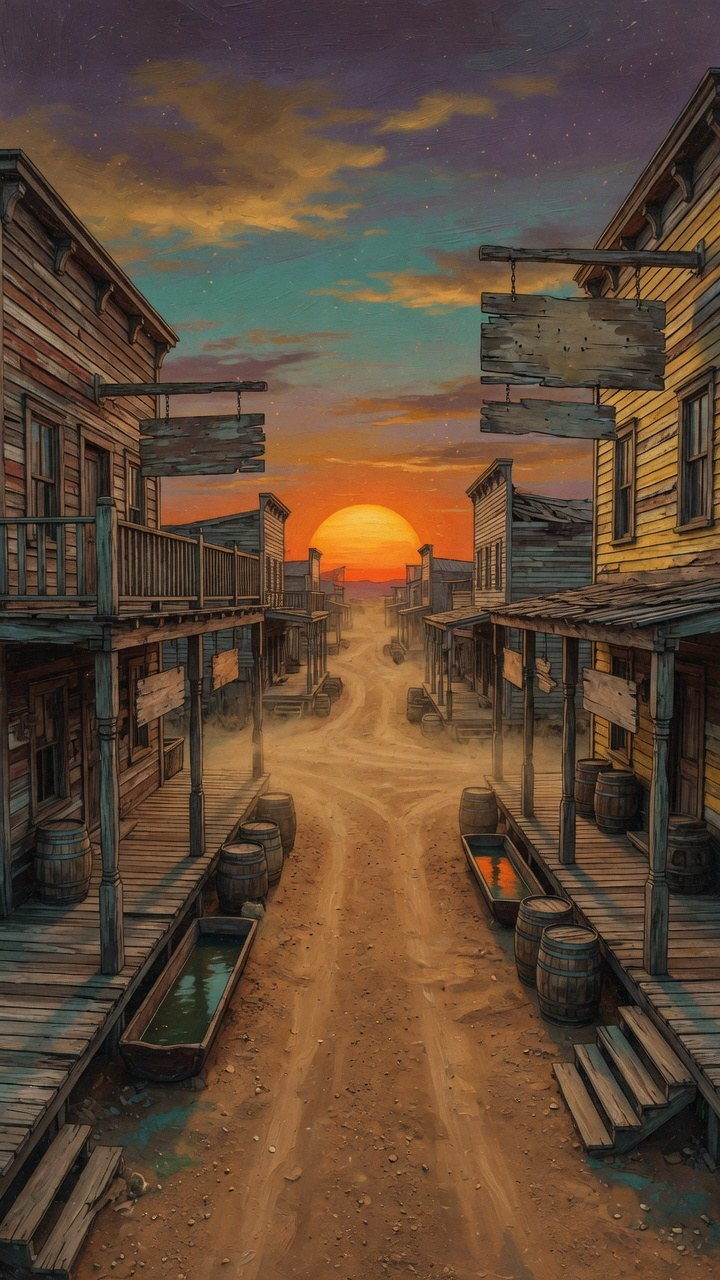
#> input picture assets/art/bg-street.jpg, 720 x 1280 px
$ python make_feature_graphic.py
#> lines starting #> are read from the running program, lines starting #| are printed output that depends on the picture
#!/usr/bin/env python3
"""1024x500 Play feature graphic from the street plate and skillet icon."""
from __future__ import annotations

from pathlib import Path

from PIL import Image, ImageDraw, ImageEnhance, ImageFilter, ImageFont

ROOT = Path(__file__).resolve().parents[1]
PLAY = ROOT / "PlayStore_Assets"
BG = ROOT / "assets" / "art" / "bg-street.jpg"
ICON = ROOT / "assets" / "icons" / "icon-512.png"
OUT = PLAY / "Feature_Graphic_1024x500.png"


def font(size: int) -> ImageFont.FreeTypeFont | ImageFont.ImageFont:
    for path in (
        "/System/Library/Fonts/Supplemental/Copperplate.ttc",
        "/System/Library/Fonts/Supplemental/Didot.ttc",
        "/Library/Fonts/Georgia.ttf",
        "/System/Library/Fonts/Supplemental/Georgia.ttf",
    ):
        p = Path(path)
        if p.exists():
            try:
                return ImageFont.truetype(str(p), size)
            except OSError:
                continue
    return ImageFont.load_default()


def main() -> None:
    PLAY.mkdir(parents=True, exist_ok=True)
    street = Image.open(BG).convert("RGB")
#> street is the input picture: PIL image 720x1280 RGB; mean R, G, B 95.9, 73.3, 55
    # Street is 720x1280 portrait; take a wide sunset band and scale to 1024x500.
    w, h = street.size
#> w = 720; h = 1280
    band = street.crop((0, int(h * 0.18), w, int(h * 0.52)))
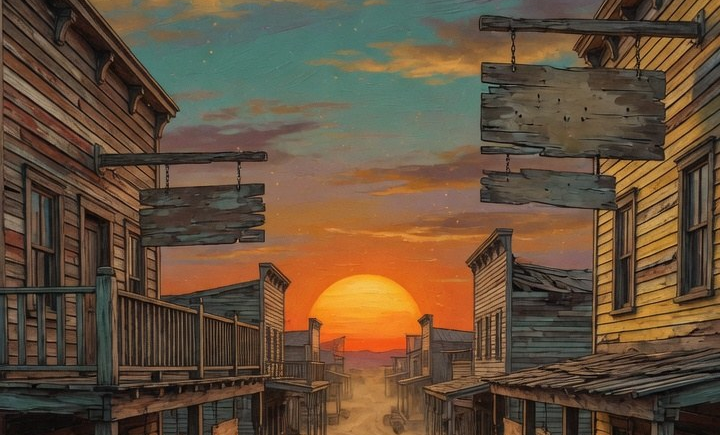
#> band: PIL image 720x435 RGB; mean R, G, B 101, 80.1, 59
    canvas = band.resize((1024, 500), Image.Resampling.LANCZOS)
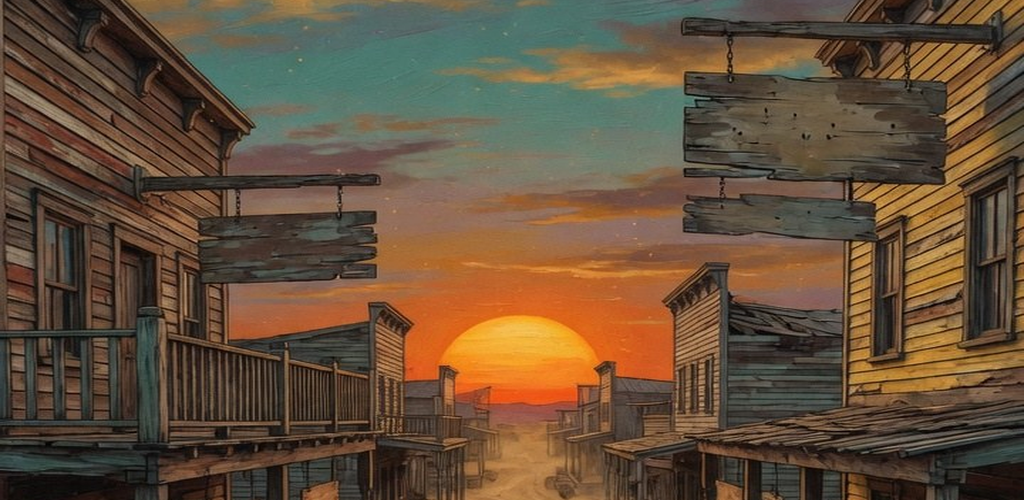
#> canvas: PIL image 1024x500 RGB; mean R, G, B 101, 80.1, 59.1
    canvas = ImageEnhance.Color(canvas).enhance(1.15)
    canvas = ImageEnhance.Contrast(canvas).enhance(1.08)
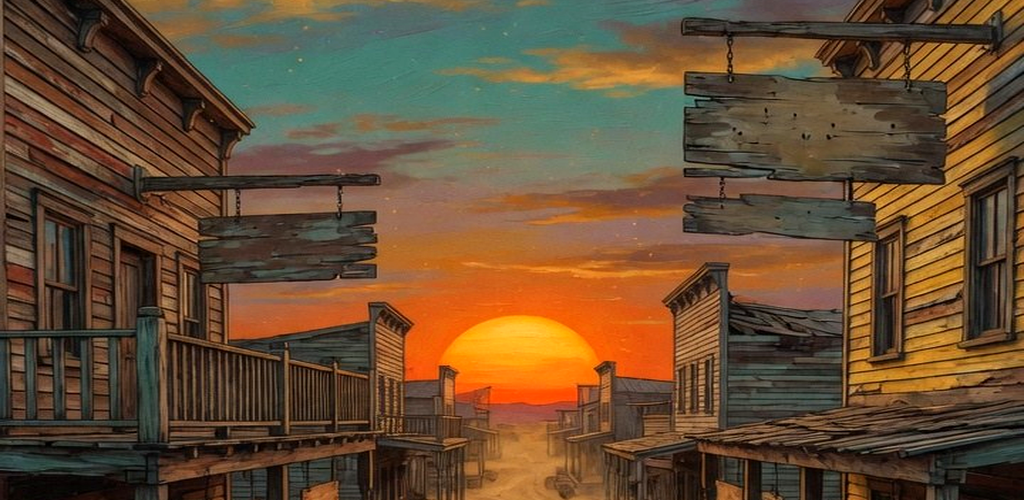
#> canvas: PIL image 1024x500 RGB; mean R, G, B 104, 78.3, 52.3

    overlay = Image.new("RGB", (1024, 500), (16, 10, 7))
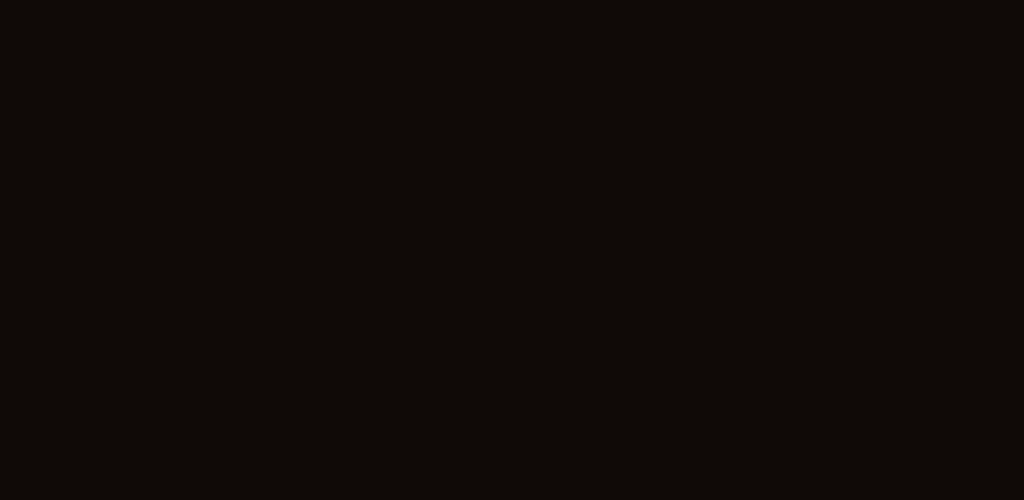
#> overlay: PIL image 1024x500 RGB; mean R, G, B 16, 10, 7
    canvas = Image.blend(canvas, overlay, 0.28)
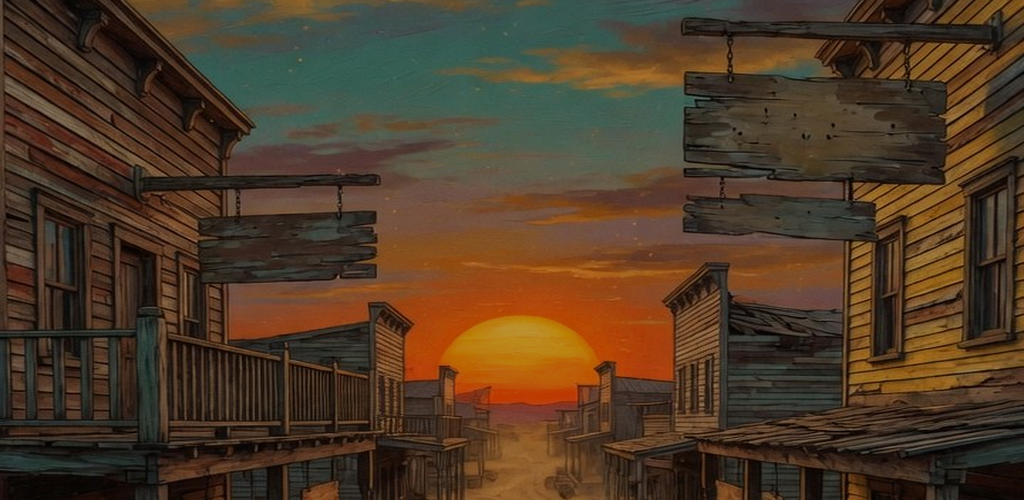
#> canvas: PIL image 1024x500 RGB; mean R, G, B 78.9, 58.7, 39.1
    shade = Image.new("L", (1024, 500), 0)
#> shade: PIL image 1024x500 L; every value is 0
    sd = ImageDraw.Draw(shade)
    for x in range(1024):
        a = int(180 * max(0, (x - 420) / 600))
        sd.line([(x, 0), (x, 500)], fill=min(200, a))
    canvas.paste(Image.new("RGB", (1024, 500), (16, 10, 7)), mask=shade)
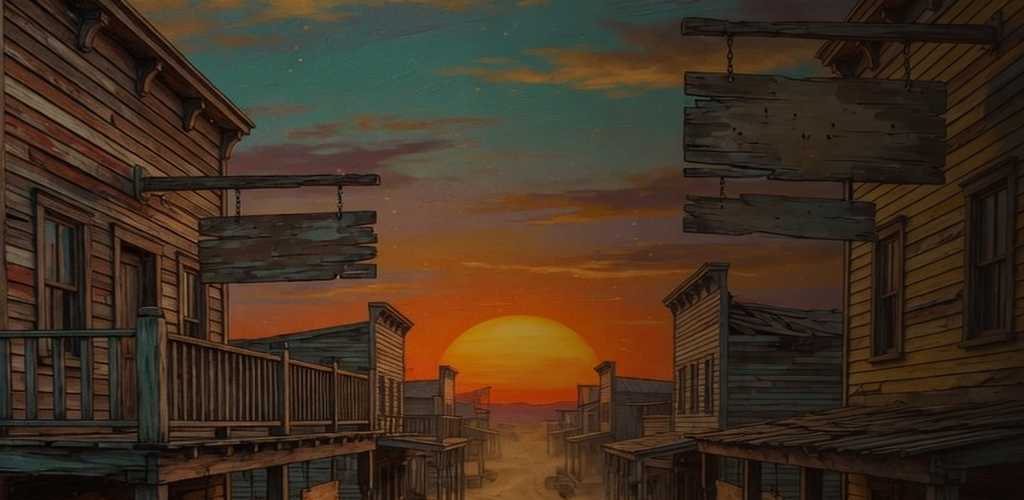
#> canvas: PIL image 1024x500 RGB; mean R, G, B 65.8, 48.7, 33

#> (the run stopped early here; a loop or call above may not have finished)

$ run again, with assets/art/bg-canyon.jpg copied over assets/art/bg-street.jpg
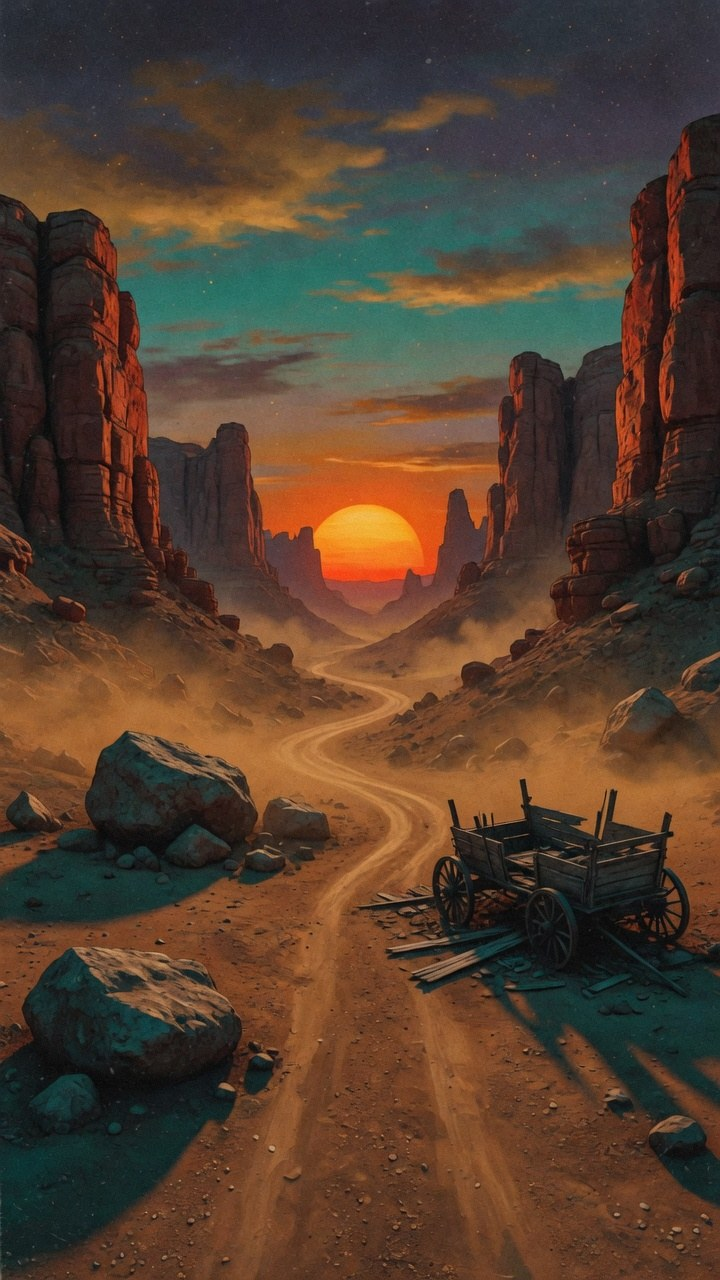
#> input picture assets/art/bg-canyon.jpg, 720 x 1280 px
#> in main, street is the input picture: PIL image 720x1280 RGB; mean R, G, B 84.7, 63, 47.2
#> in main, `band = street.crop((0, int(h * 0.18), w, int(h * 0.52)))`:
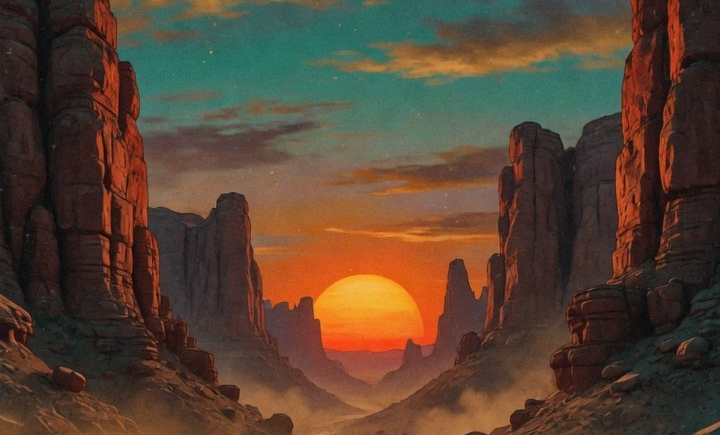
#> band: PIL image 720x435 RGB; mean R, G, B 88, 66.8, 51
#> shade: PIL image 1024x500 L; every value is 0
#> in main, `canvas.paste(Image.new("RGB", (1024, 500), (16, 10, 7)), mask=shade)`:
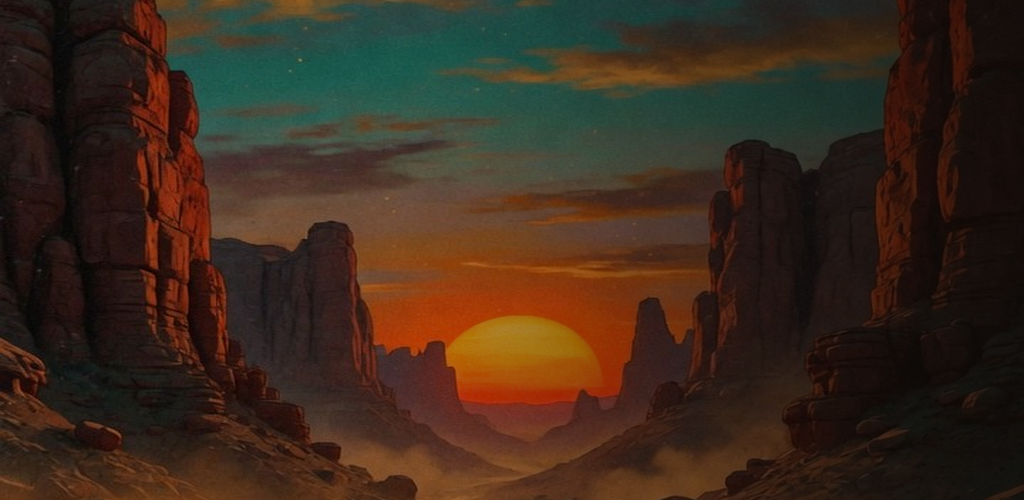
#> canvas: PIL image 1024x500 RGB; mean R, G, B 59.9, 42.3, 29.2

$ run again, with assets/art/bg-gallows.jpg copied over assets/art/bg-street.jpg
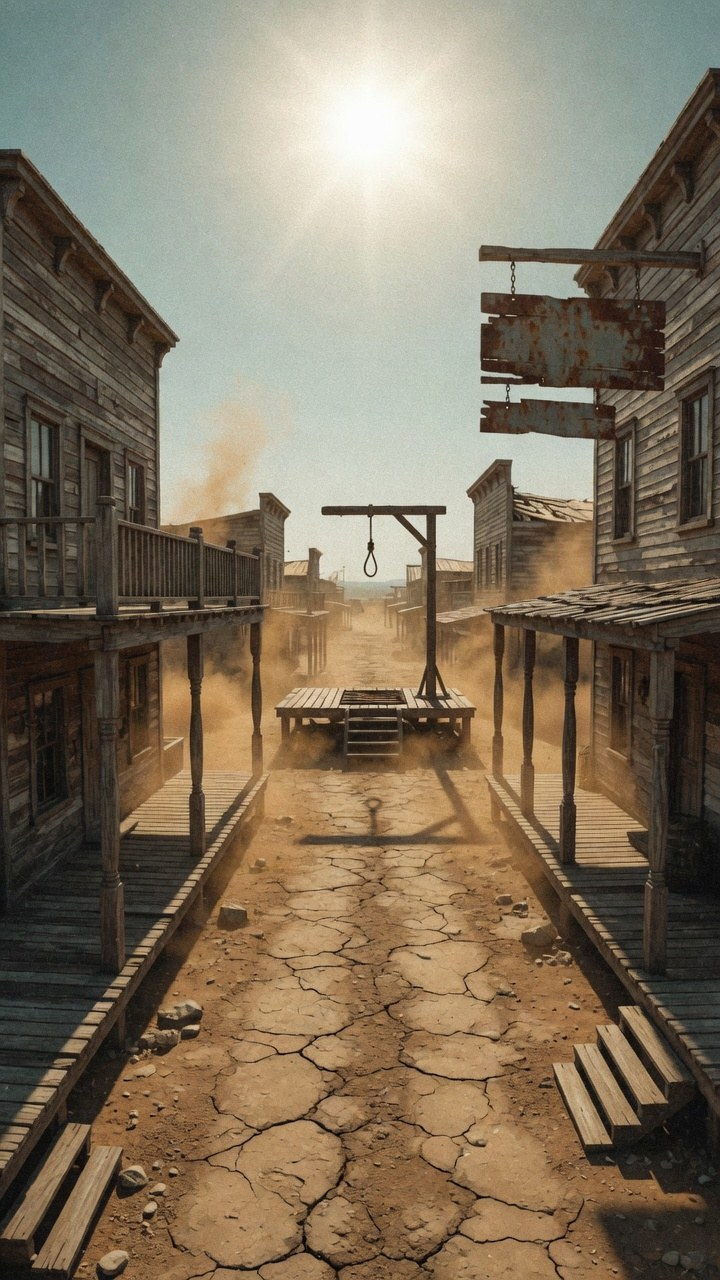
#> input picture assets/art/bg-gallows.jpg, 720 x 1280 px
#> in main, street is the input picture: PIL image 720x1280 RGB; mean R, G, B 128.8, 115.3, 95
#> in main, `band = street.crop((0, int(h * 0.18), w, int(h * 0.52)))`:
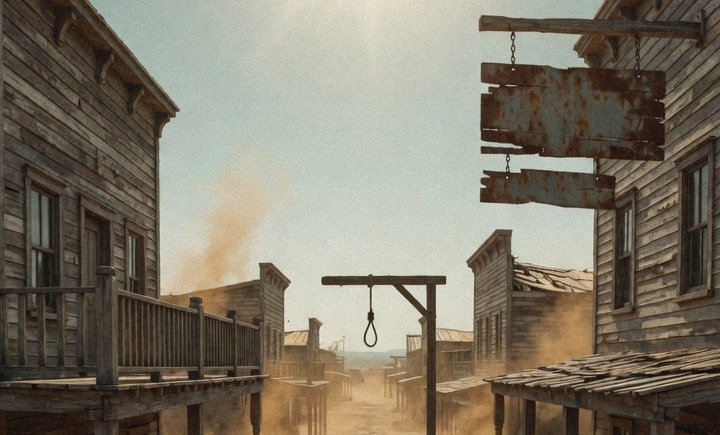
#> band: PIL image 720x435 RGB; mean R, G, B 127.2, 120, 104.7
#> shade: PIL image 1024x500 L; every value is 0
#> in main, `canvas.paste(Image.new("RGB", (1024, 500), (16, 10, 7)), mask=shade)`:
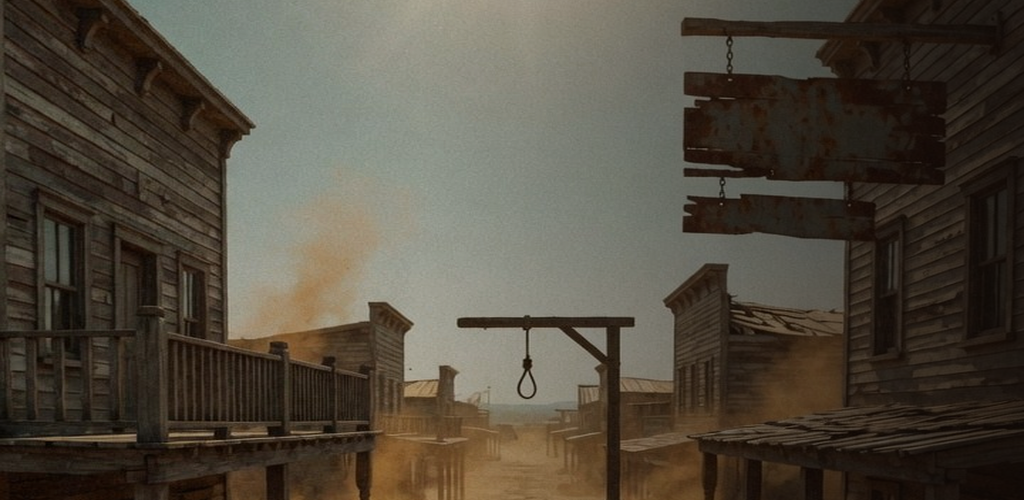
#> canvas: PIL image 1024x500 RGB; mean R, G, B 81.8, 74.5, 62.4
